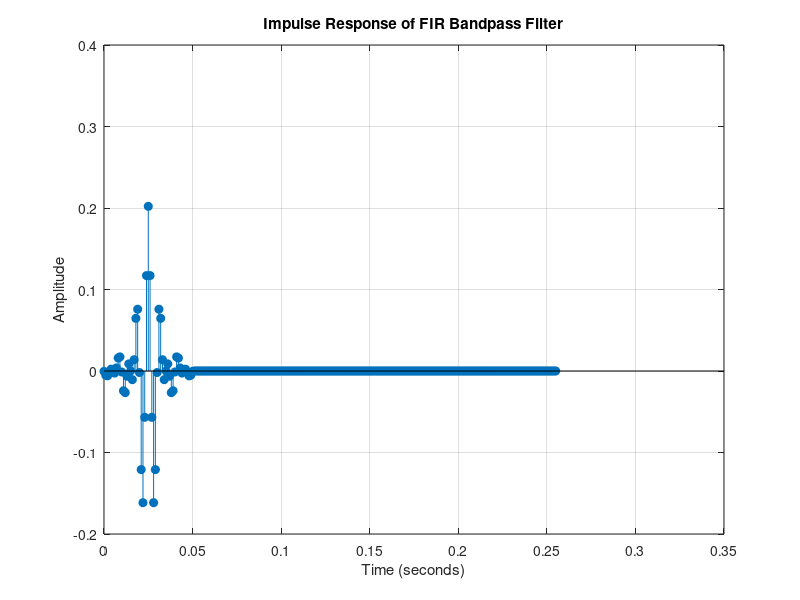

Reproduce this figure in MATLAB. (Note: this script raises an error after producing the figure.)
%% Plot impulse response of a designed bandpass filter
fs = 1000;                    % Sampling frequency in Hz
fpass = [100 200];            % Passband edge frequencies in Hz
filterOrder = 50;             % Filter order (even number for symmetric FIR)

% Design an FIR bandpass filter using a Kaiser window for decent sidelobe control
beta = 3;                     % Kaiser window beta sets sidelobe attenuation
b = fir1(filterOrder, fpass/(fs/2), 'bandpass', kaiser(filterOrder + 1, beta));
a = 1;                        % FIR denominator coefficients

% Compute impulse response samples long enough to expose decay
impulseSamples = 256;
[h, n] = impz(b, a, impulseSamples);

% Plot the impulse response in discrete-time and time axes
stem(n/fs, h, 'filled');
xlabel('Time (seconds)');
ylabel('Amplitude');
title('Impulse Response of FIR Bandpass Filter');
grid on;

% Mark the constant group delay of this linear-phase FIR filter
hold on;
groupDelay = filterOrder / 2;           % samples
xline(groupDelay / fs, '--r', 'Group Delay');
hold off;
